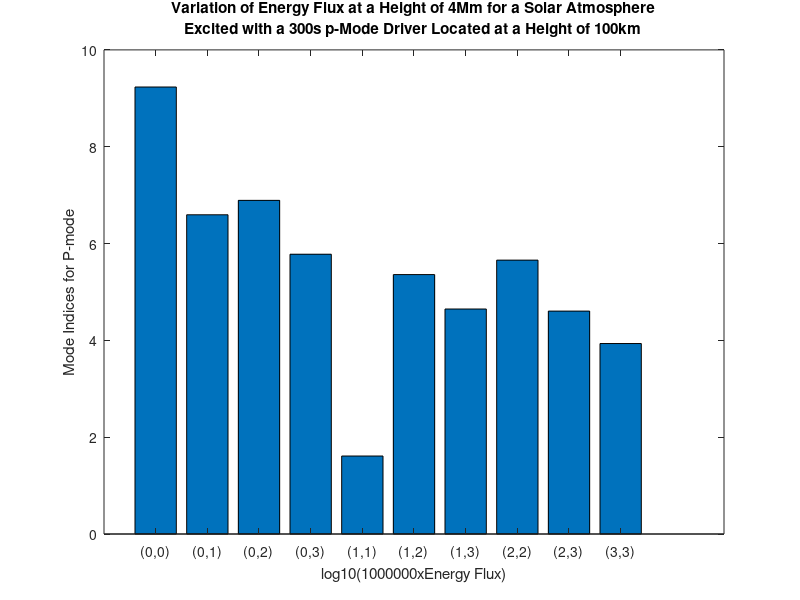

Source code (MATLAB):
%Totall flux in corona, transition and chrmosphere


%first index is period column is mode
cefluxcoronaavg=zeros(6,4);
cefluxtranavg=zeros(6,4);
cefluxchromavg=zeros(6,4);

%20,42,90,117
cef0p5Mm=zeros(6,4);  %11
cef1Mm=zeros(6,4);  %20
cef2Mm=zeros(6,4);  %42
cef4Mm=zeros(6,4);  %90
cef5p5Mm=zeros(6,4); %117

%data for (1,1) (1,2) (1,3) (2,3) (2,2) (3,3)
cef0p5Mm180=zeros(6);  %11
cef1Mm180=zeros(6);  %20
cef2Mm180=zeros(6);  %42
cef4Mm180=zeros(6);  %90
cef5p5Mm180=zeros(6); %117

%data for (1,1) (1,2) (1,3) (2,3) (2,2) (3,3)
cef0p5Mm300=zeros(10);  %11
cef1Mm300=zeros(10);  %20
cef2Mm300=zeros(10);  %42
cef4Mm300=zeros(10);  %90
cef5p5Mm300=zeros(10); %117






%arrays storing flux values for (1,1) (2,2) (3,3) normal modes
% periods(471.4, 235.7, 157.1 )
%first index is period column is mode
cefluxcoronaavgnd=zeros(1,3);
cefluxtranavgnd=zeros(1,3);
cefluxchromavgnd=zeros(1,3);



periodvalues=zeros(6,4);
freqvalues=zeros(6,4);
mode=zeros(4);

mode=[0 1 2 3];

%period values for different modes
%periodvalues=zeros(5,4);
periodvalues(:,1)=[30;300; 180; 435.1;179.98;282.84];  %0,0 mode
periodvalues(:,2)=[30;300;180;307.1;127.27;200.0];    %0,1 mode
periodvalues(:,3)=[30;300;180;205.1;84.84;133.33];   %0,2 mode
periodvalues(:,4)=[30;300;180;153.8;63.63;100.0];   %0,3 mode



freqvalues=2*pi./periodvalues;
freqvalues=freqvalues.*1000;
f1=freqvalues(:,1);
f2=freqvalues(:,2);
f3=freqvalues(:,3);
f4=freqvalues(:,4);


ceflab=['(0,0)','(0,1)','(0,2)','(0,3)','(1,1)','(1,2)','(1,3)','(2,2)','(2,3)','(3,3)'];

cef0p5Mm300=[7.8627e+05;9.4665e+05;1.4013e+06;1.8439e+06;41.0837;2.7834e+05;2.0186e+05;3.0588e+05;1.6184e+05;1.1933e+05];
cef1Mm300=[2.05e5;9.4785e4;8.1059e4;  6.6236e4;   9.3142;   7.0552e+04;   5.4331e+04;   8.0308e+04;   3.7678e+04;   2.4296e+04];
cef2Mm300=[ 6.4033e3;832.4453;695.0993;  717.814;   0.0651;   443.8297;   455.0662;   633.2247;   278.7788;   146.0121];
cef4Mm300=[1.7107e3;3.928;7.7937;  0.6015;   4.0808e-05;   0.2284;   0.0444;   0.4541;   0.0402;  0.0086];
cef5p5Mm300=[879.9814;1.2362;5.8724;  0.392;  4.4162e-06;  0.0802;   0.0182;   0.5322;   0.0335;   0.0059];

cef0p5Mm180=[4.7752e+06;1.7588e+06;2.0219e+06;2.3510e+06;42.8108;3.1375e+05;2.3044e+05;2.3873e+05;1.8346e+05;1.4053e+05];
cef1Mm180=[3.4511e6;2.7138e5;1.3882e5;  8.2435e4;   17.4344;   1.0452e+05;   6.8235e+04;   7.2901e+04;   5.0125e+04;   3.0982e+04];
cef2Mm180=[2.2871e5;1.0268e3;718.7246;  327.9077;   0.0479;   379.9578;   248.6611;   253.8807;   155.2162;  85.3845];
cef4Mm180=[9.4697e4;57.5391;122.6795;  7.3686;   1.9398e-04;   0.9641;   0.1123;   3.7825;   0.3934;   0.0277];
cef5p5Mm180=[4.9497e4;19.9496;83.8924;  4.2801;   2.3758e-05;   0.4096;   0.0801;   4.2069;   0.3127;   0.0376];



%periodvalues(:,1)=[30;300; 180; 435.1;179.98;282.84];

%(0,0) mode
cefluxcoronaavg(:,1)=[542.5186; 1.4353e5; 7.832e6 ;2.6811e4 ; 7.8956e6; 7.9381e4];
cefluxtranavg(:,1)=[5.0191e4; 3.7837e7;1.6758e9  ;2.1546e7 ; 9.0611e7;  1.1122e7];
cefluxchromavg(:,1)=[2.9484e5; -1.0457e7;5.9853e7  ;-8.7572e6 ; 1.2814e7; -4.8432e6];

%20,42,90,117
cef0p5Mm(:,1)=[6.4581e+04 ;7.8627e+05 ;4.7752e+06  ;5.1295e+04 ; 3.8047e+06; 5.2858e+05 ];
cef1Mm(:,1)=[860.1025 ;2.05e5 ;3.4511e6  ;9.9591e4 ; 6.2586e6; 1.0498e5 ];
cef2Mm(:,1)=[11.1565 ; 6.4033e3; 2.2871e5  ;2.2365e3 ; 1.7128e4; 2.118e3 ];
cef4Mm(:,1)=[6.8201 ; 1.7107e3; 9.4697e4  ;304.8928 ; 9.8941e3; 975.1936 ];
cef5p5Mm(:,1)=[3.5777; 879.9814;4.9497e4  ; 161.4294; 5.1971e3; 517.0635 ];







%(0,1) mode
cefluxcoronaavg(:,2)=[14.5618 ;1.5449e3 ;8.4186e3 ;1.5714e3 ;1.2199e4 ;6.0716e3 ];
cefluxtranavg(:,2)=[ 3.7958e3 ;6.1873e6 ;5.3804e6 ;9.2829e6 ; 4.3103e6; 4.1602e6];
cefluxchromavg(:,2)=[ 1.2457e5  ;1.1965e5 ;5.7499e6 ;-1.839e5 ;5.5082e6 ;4.0662e6 ];

%30;300;180;307.1;127.27;200.0
%300;180;425.9;307.1;127.27;200.0
%20,42,90,117
cef0p5Mm(:,2)=[7.8386e+04 ;9.4665e+05 ;1.7588e+06  ;9.0487e+05 ; 1.8407e+06; 1.7679e+06 ];
cef1Mm(:,2)=[ 512.2253 ;9.4785e4 ;2.7138e5 ;8.8814e4 ; 1.5255e5; 1.9914e5 ];
cef2Mm(:,2)=[1.3725  ;832.4453 ;1.0268e3 ;920.2316 ;794.994 ; 781.058];
cef4Mm(:,2)=[ 0.0986 ;3.928 ;57.5391 ;3.7417 ; 94.5877;35.6865 ];
cef5p5Mm(:,2)=[ 0.0367 ;1.2362 ;19.9496 ;1.2107 ;37.5449 ; 11.1488];






%(0,2) mode
cefluxcoronaavg(:,3)=[ 6.215 ;1.3243e3 ;9.9477e3 ;4.9909e3 ;1.2757e3 ;1.1309e4 ];
cefluxtranavg(:,3)=[ 2.8547e3 ;7.0522e6 ;3.774e6 ;2.4807e6 ;3.0096e5 ;2.0328e6 ];
cefluxchromavg(:,3)=[ 5.8686e4 ;1.6222e6;3.302e6 ;2.5583e6  ;1.2301e6 ;2.7962e6 ];

% 30;300;180;205.1;84.84;133.33
%300;180;301.25;205.1;84.84;133.33
%20,42,90,117
cef0p5Mm(:,3)=[6.8350e+04;1.4013e+06;2.0219e+06;3.5328e+05;9.5509e+05;1.7948e+06 ];
cef1Mm(:,3)=[166.2611  ;8.1059e4 ;1.3882e5 ;1.1077e5 ;1.9653e4 ; 8.9183e4 ];
cef2Mm(:,3)=[0.4932  ;695.0993 ;718.7246 ;532.5383 ; 56.2573; 354.1246 ];
cef4Mm(:,3)=[0.0728  ;7.7937 ;122.6795 ;58.3634 ; 15.7784; 143.2859 ];
cef5p5Mm(:,3)=[ 0.052 ;5.8724 ;83.8924 ;39.8216 ; 11.3557; 100.9888 ];





%(0,3) mode
cefluxcoronaavg(:,4)=[ 520.6026;590.5835  ;839.2984 ;867.6703 ;37.4092 ;370.3021 ];
cefluxtranavg(:,4)=[2.12e3;3.8737e6   ;1.7327e6 ;9.03e5 ;2.7312e4 ; 1.9133e5];
cefluxchromavg(:,4)=[ 1.327e7;1.7685e6  ;2.2274e6 ;1.9359e6 ;3.4941e5 ; 1.0820e6];

%30;300;180;153.8;63.63;100.0
%300;180;231.0;153.8;63.63;100.0
%20,42,90,117
cef0p5Mm(:,4)=[1.0586e+04;1.8439e+06  ;2.3510e+06 ;2.0490e+06 ;5.1747e+05 ; 1.3086e+06 ];
cef1Mm(:,4)=[ 106.6359;6.6236e4  ;8.2435e4 ;6.4222e4 ;2.6508e3 ; 1.9760e4 ];
cef2Mm(:,4)=[ 0.4524;717.814  ;327.9077 ;226.2774 ;5.1224 ;  40.1447];
cef4Mm(:,4)=[ 0.0067;0.6015  ;7.3686 ;7.8008 ; 0.3633; 3.7331];
cef5p5Mm(:,4)=[ 0.004;0.392  ;4.2801 ;4.3098 ; 0.2102;  2.1863];











f1=freqvalues(:,1);
f2=freqvalues(:,2);
f3=freqvalues(:,3);
f4=freqvalues(:,4);

cefc1=cef5p5Mm(:,1);
cefc2=cef5p5Mm(:,2);
cefc3=cef5p5Mm(:,3);
cefc4=cef5p5Mm(:,4);

% a(1)=0.4733;
% b(1)=0.3517;
% c(1)=-5.105e5;
% d(1)=-1.936;
% e(1)=7513;
% f(1)=3.842e5;
% 
% delta=(200-15)/20;
% f1fit1=15:delta:200;
% fitval1=a(1).*exp(-b(1).*(f1fit1.^2))+c(1).*(f1fit1.^(-0.1))+d(1).*f1fit1.^2+f(1);
% 
% 
% a(4)=0.4505;
% b(4)=0.08382;
% c(4)=-1.534;
% d(4)=-6.894e-5;
% e(4)=7513;
% f(4)=3.621;
% 
% f1fit4=15:delta:200;
% fitval4=a(4).*exp(-b(4).*(f1fit4.^2))+c(4).*(f1fit4.^(-0.1))+d(4).*f1fit4.^2+f(4);





%plot(periodvalues(1:7,1),ef5p5Mm(1:7,1),'o',periodvalues(1:7,2),ef5p5Mm(1:7,2),'+',periodvalues(1:7,3),ef5p5Mm(1:7,3),'x',periodvalues(1:7,4),ef5p5Mm(1:7,4),'s');
%semilogy(periodvalues(1:6,1),ef5p5Mm(1:6,1),'o',periodvalues(1:6,2),ef5p5Mm(1:6,2),'+',periodvalues(1:6,3),ef5p5Mm(1:6,3),'x',periodvalues(1:6,4),ef5p5Mm(1:6,4),'s');
%semilogy(periodvalues(1:6,1),(efluxcoronaavg(1:6,1)+0.01),'o',periodvalues(1:6,2),(efluxcoronaavg(1:6,2)+0.01),'+',periodvalues(1:6,3),(efluxcoronaavg(1:6,3)+0.01),'x',periodvalues(1:6,4),(efluxcoronaavg(1:6,4)+0.01),'s');

%semilogy(freqvalues(1:6,1),ef5p5Mm(1:6,1),'o',freqvalues(1:6,2),ef5p5Mm(1:6,2),'+',freqvalues(1:6,3),ef5p5Mm(1:6,3),'x',freqvalues(1:6,4),ef5p5Mm(1:6,4),'s');
%loglog(freqvalues(1:6,1),ef5p5Mm(1:6,1),'o',freqvalues(1:6,2),ef5p5Mm(1:6,2),'+',freqvalues(1:6,3),ef5p5Mm(1:6,3),'x',freqvalues(1:6,4),ef5p5Mm(1:6,4),'s');
%plot(log10(freqvalues(1:6,1)),log10(cef5p5Mm(1:6,1)),'o',log10(freqvalues(1:6,2)),log10(cef5p5Mm(1:6,2)),'+',log10(freqvalues(1:6,3)),log10(cef5p5Mm(1:6,3)),'x',log10(freqvalues(1:6,4)),log10(cef5p5Mm(1:6,4)),'s');
% plot((freqvalues(1:6,1)),log10(cef5p5Mm(1:6,1)),'o',(freqvalues(1:6,2)),log10(cef5p5Mm(1:6,2)),'+',(freqvalues(1:6,3)),log10(cef5p5Mm(1:6,3)),'x',(freqvalues(1:6,4)),log10(cef5p5Mm(1:6,4)),'s');
%plot((periodvalues(1:6,1)),log10(cef5p5Mm(1:6,1)),'o',(periodvalues(1:6,2)),log10(cef5p5Mm(1:6,2)),'+',(periodvalues(1:6,3)),log10(cef5p5Mm(1:6,3)),'x',(periodvalues(1:6,4)),log10(cef5p5Mm(1:6,4)),'s');
plot((periodvalues(1:6,1)),log10(cef4Mm(1:6,1)),'o',(periodvalues(1:6,2)),log10(cef4Mm(1:6,2)),'+',(periodvalues(1:6,3)),log10(cef4Mm(1:6,3)),'x',(periodvalues(1:6,4)),log10(cef4Mm(1:6,4)),'s');

%plot((periodvalues(1:6,1)),(cef5p5Mm(1:6,1)./ef5p5Mm(1:6,1)),'o',(periodvalues(1:6,2)),(cef5p5Mm(1:6,2)./ef5p5Mm(1:6,2)),'+',(periodvalues(1:6,3)),(cef5p5Mm(1:6,3)./ef5p5Mm(1:6,3)),'x',(periodvalues(1:6,4)),(cef5p5Mm(1:6,4)./ef5p5Mm(1:6,4)),'s');
%plot((periodvalues(1:6,1)),(cef4Mm(1:6,1)./ef4Mm(1:6,1)),'o',(periodvalues(1:6,2)),(cef4Mm(1:6,2)./ef4Mm(1:6,2)),'+',(periodvalues(1:6,3)),(cef4Mm(1:6,3)./ef4Mm(1:6,3)),'x',(periodvalues(1:6,4)),(cef4Mm(1:6,4)./ef4Mm(1:6,4)),'s');
%plot((periodvalues(1:6,1)),(cef2Mm(1:6,1)./ef2Mm(1:6,1)),'o',(periodvalues(1:6,2)),(cef2Mm(1:6,2)./ef2Mm(1:6,2)),'+',(periodvalues(1:6,3)),(cef2Mm(1:6,3)./ef2Mm(1:6,3)),'x',(periodvalues(1:6,4)),(cef2Mm(1:6,4)./ef2Mm(1:6,4)),'s');




bar(log10(1000000*cef4Mm300))
set(gca,'XTickLabel',{'(0,0)','(0,1)','(0,2)','(0,3)','(1,1)','(1,2)','(1,3)','(2,2)','(2,3)','(3,3)'})
  %title('Vertical Velocity for Solar Atmosphere at 2.3Mm with a Sinusoidal (2,3) Mode Driver of Period 180.0s, Applied at a Height of 100km');
  title({'Variation of Energy Flux at a Height of 4Mm for a Solar Atmosphere';'Excited with a 300s p-Mode Driver Located at a Height of 100km'});
  xlabel('log10(1000000xEnergy Flux)');
  ylabel('Mode Indices for P-mode');
hold on;
% plot(log10(f1fit1),log10(fitval1));
% 
% plot(log10(f1fit4),log10(fitval4));

